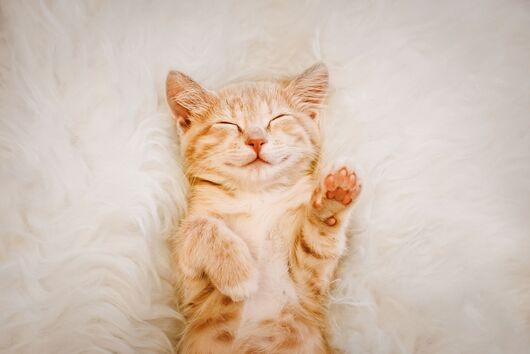
#> input picture cute-cat.jpg, 530 x 354 px, found by its file name
$ python practical_work3.py
#> lines starting #> are read from the running program, lines starting #| are printed output that depends on the picture
from numba import cuda
import numpy as np
import matplotlib.pyplot as plt
import matplotlib.image as mpimg
import time

# get the image
root = mpimg.imread('/content/cute-cat.jpg')
#> root is the input picture: shape (354, 530, 3); mean R, G, B 212.1, 193.5, 178.4
imgplot = plt.imshow(root)
plt.show()
print("----------------------------------------")
h, w, c = root.shape
#> h = 354; w = 530; c = 3
pixelCount = h*w
#> pixelCount = 187620

# reshape it
cpu_img = root.copy()
cpu_img = cpu_img.reshape(pixelCount, 3)

# convert image to BW image function using CPU
def gray_scale(img):
  for i in img:
    gray = i[0]/3 + i[1]/3 + i[2]/3
    i[0] = gray
    i[1] = gray
    i[2] = gray
#> this loop made 187620 passes
#> gray on passes 1 to 3: 150.3, 157.3, 161.3
  return img

t1 = time.time()
cpu_img = gray_scale(cpu_img)
cpu_img = np.reshape(cpu_img, (h,w,3))
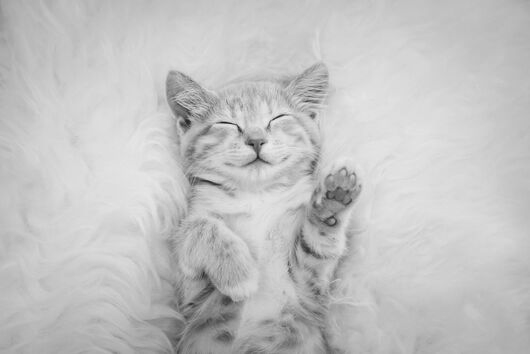
#> cpu_img: shape (354, 530, 3); min 24, max 238, mean 194.2
t2 = time.time()

print("Execute time of CPU (s): " + str(t2-t1))
imgplot = plt.imshow(cpu_img)
plt.show()

print("----------------------------------------")

gpu_img = root.copy().reshape(pixelCount, 3)
#> (the run stopped early here; a loop or call above may not have finished)

$ run again, with khoile.jpg copied over cute-cat.jpg
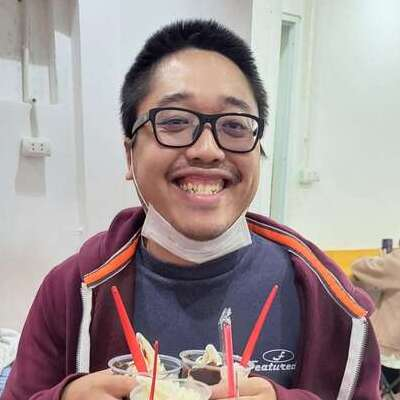
#> input picture khoile.jpg, 400 x 400 px, found by its file name
#> root is the input picture: shape (400, 400, 3); mean R, G, B 162.4, 148.4, 148.3
#> the loop in gray_scale, `for i in img:` made 160000 passes
#> gray on passes 1 to 3: 154.7, 153.7, 151.7
#> `cpu_img = np.reshape(cpu_img, (h,w,3))`:
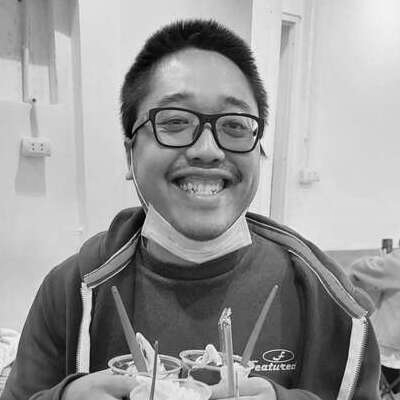
#> cpu_img: shape (400, 400, 3); min 0, max 254, mean 152.7
